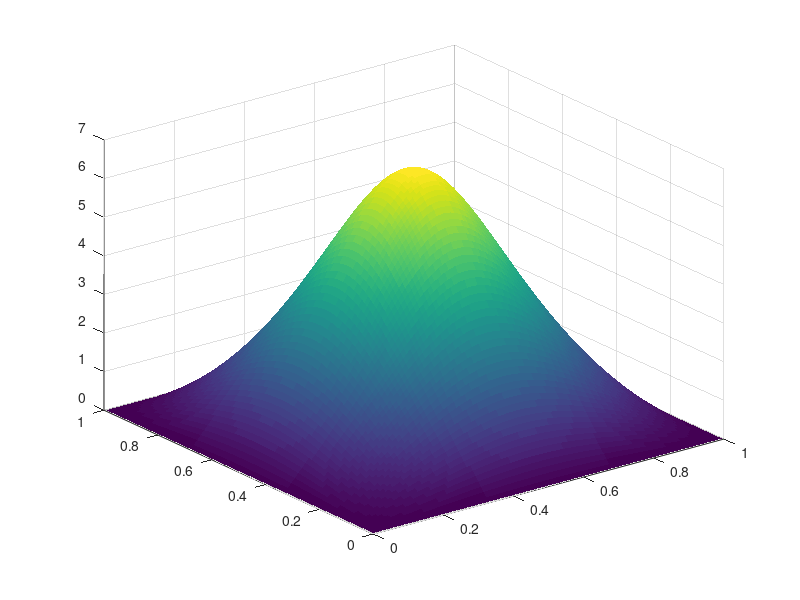

This figure's MATLAB source:


% newtons method for PDE's

% defiining our grid
n = 100; dx = 1/n;
x = linspace(0,1,n+1)'; xs = x(2:end-1); % full and interior pts in interval 
[YS,XS] = meshgrid(xs,xs); % grid of interior points

% pulling in the laplacian from other code
I  = speye(n-1);
D2 = spdiags(kron(ones(n-1,1),[1 -2 1]),-1:1,n-1,n-1)/dx^2;
L  = kron(I,D2) + kron(D2, I);   % Laplacian = D_2^x + D_2^y

% anon functions
% the function :)
F = @(u) L*u + u.^3; % actual func
% jacobian
J = @(u) L + spdiags(3*u.^2,0,(n-1)^2,(n-1)^2) ;
% initial guess
f = @(x,y) sin(pi*x).*sin(pi*y)*4; % pos

[Ys,Xs] = meshgrid(xs,xs);
u = reshape(f(Xs,Ys), (n-1)^2,1); % putting in the init

for i = 1:10
  chi = J(u)\F(u); % next newton step
  u = u - chi; % update
  if (norm(chi) < 1e-6) % stopping condition
    break
  end
end

u = reshape(u, n-1, n-1);
Z = zeros(n+1);
Z(2:end-1,2:end-1) = u;
[X,Y] = meshgrid(x,x);
surf(X,Y,Z,'edgecolor','none');
